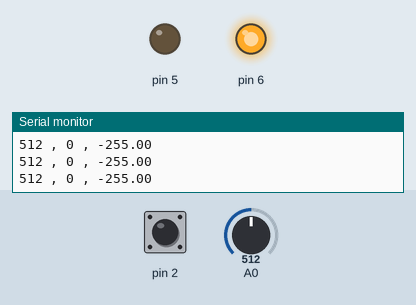
Recording of a sketch running on a simulated Arduino Uno, built with avr-gcc and run on an emulated ATmega328P. Shown: output pins drawn as LEDs (lit = HIGH), the last lines printed to the serial monitor. The test bench sets the inputs (shaded band); at power-on: pin 2 LOW, A0 = 512.

Above: at 1.2 s.
1.3 s: pin 2 pulsed HIGH 2 times (0.12 s each, 0.3 s apart)
At 2.4 s:
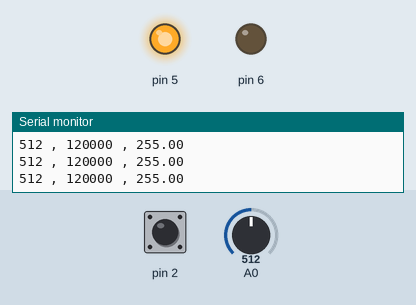
Timing chart, 0 to 4.3 s (numbered marks = the images above; inputs shaded):
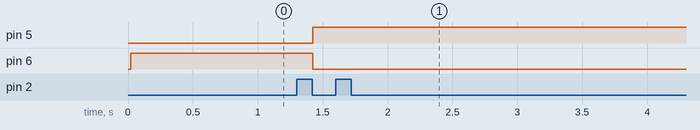

Measured:
- after the input at 1.3 s, pin 5: LOW → HIGH after 0.12 s; pin 6: HIGH → LOW after 0.12 s

The sketch:

servo02.ino
```cpp
#include <PID_v1.h>  //PID loop from http://playground.arduino.cc/Code/PIDLibrary

double Pk1 = 1;  //speed it gets there
double Ik1 = 0;
double Dk1 = 0;

double Setpoint1, Input1, Output1, Output1a;    // PID variables

PID PID1(&Input1, &Output1, &Setpoint1, Pk1, Ik1 , Dk1, DIRECT);    // PID Setup

volatile unsigned long pwm;
volatile boolean done;
unsigned long start;

int pot;

unsigned long currentMillis;

long previousMillis = 0;    // set up timers
long interval = 20;        // time constant for timers

void setup() {
  pinMode(2, INPUT);
  pinMode(A0, INPUT);
  pinMode(5,OUTPUT);
  pinMode(6,OUTPUT);
  attachInterrupt(0, timeit, CHANGE);

  Serial.begin(115200);

  PID1.SetMode(AUTOMATIC);              // PID Setup - trousers SERVO
  PID1.SetOutputLimits(-255, 255);
  PID1.SetSampleTime(20);

}


void timeit() {
    if (digitalRead(2) == HIGH) {
      start = micros();
    }
    else {
      pwm = micros() - start;
      done = true;
    }
  }


void loop() {

  currentMillis = millis();
  if (currentMillis - previousMillis >= interval) {  //start timed event
      previousMillis = currentMillis;

      pot = analogRead(A0);
      Serial.print(pot);
      Serial.print(" , ");
      Serial.print (pwm);
      Serial.print(" , ");

      Setpoint1 = map(pwm,1000,2000,-255,255);
      Input1 = map(pot,0,1023,-255,255);
      PID1.Compute();

      Serial.println(Output1);

      if (Output1 > 0) {
        analogWrite(5, Output1);
        analogWrite(6, 0);
      }
      else if (Output1 < 0) {
        Output1a = abs(Output1);
        analogWrite(5, 0);
        analogWrite(6, Output1a);
      }


      if (!done)
            return;
            done = false;

  } // end of timed event

}
```
